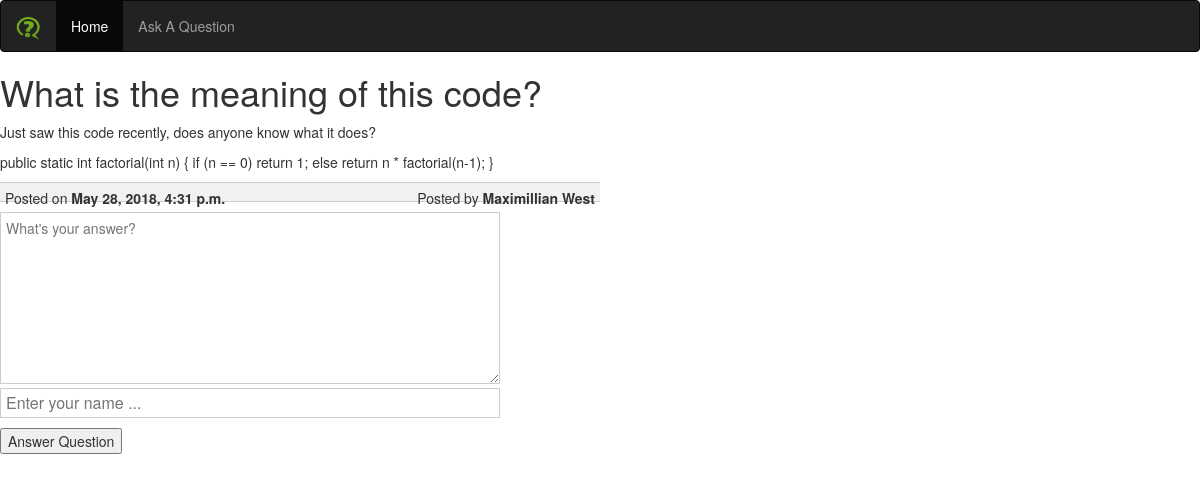
Page /question/1/what-is-the-meaning-of-this-code on the committed database.
### qa/models.py (models this page shows, shortened)
class Question(models.Model):
    qid = models.AutoField(primary_key=True)
    question_title = models.CharField(max_length=100)
    question_text = models.TextField(max_length=50000)
    date_posted = models.DateTimeField(auto_now_add=True)
    posted_by = models.TextField(max_length=20)
    slug = models.SlugField(max_length=40)

### qa/views.py (the view)
# urls.py: path('question/<int:qid>/<slug:qslug>', viewquestion),
def viewquestion(request, qid, qslug):
    context = {}
    question = Question.objects.get(qid=qid, slug=qslug)
    question_json = json.loads(serializers.serialize('json', [ question ]))[0]['fields']
    question_json['date_posted'] = question.date_posted
    question_json['qid'] = question.qid
    question_json['question_text'] = bleach.clean(markdown2.markdown(question_json['question_text']), tags=['p', 'pre','code', 'sup', 'strong', 'hr', 'sub', 'a'])
    context['question'] = question_json
    context['answers'] = []
    answers = Answer.objects.filter(qid=qid)
    for answer in answers:
        answer.answer_text = bleach.clean(markdown2.markdown(answer.answer_text), tags=['p', 'pre','code', 'sup', 'strong', 'hr', 'sub', 'a'])
        context['answers'].append(answer)
    return render(request, 'view-question.html', context)

### templates/view-question.html (shortened to what this page needs)
{% load static %}
<!DOCTYPE html>
<html lang="en" dir="ltr">
    <head>
        <link rel="stylesheet" href="{% static 'style.css' %}">
        <link rel="stylesheet" href="https://maxcdn.bootstrapcdn.com/bootstrap/3.3.7/css/bootstrap.min.css">
    </head>
    <body>
            <nav class="navbar navbar-inverse">
                    <div class="container-fluid">
                      <div class="navbar-header">
                        <a class="navbar-brand" href="/"><img src="{% static 'Q&A.png' %}" style="width: 25px; height: 25px;"></a>
                      </div>
                      <div class="collapse navbar-collapse" id="myNavbar">
                        <ul class="nav navbar-nav">
                          <li class="active"><a href="/">Home</a></li>
                          <li><a href="/ask-question">Ask A Question</a></li>
                        </ul>
                      </div>
                    </div>
                  </nav>
        <div class="content">
            <h1>{{ question.question_title }}</h1>
            <p>{{ question.question_text|safe }}</p>
            <p class="questiondetails"><span style="float: left">Posted on <strong>{{ question.date_posted }}</strong></span><span style="float: right">Posted by <strong>{{ question.posted_by }}</strong></span></p>
                <textarea name="answer" id="answer" rows="8" cols="80" placeholder="What's your answer?"></textarea><p />
                <input type="text" id="posted_by" name="posted_by" value="" autocomplete="off" placeholder="Enter your name ..."><p />
                <button name="answer_question" id="answer_question">Answer Question</button>
        </div>
    </body>
</html>

### static/style.css (style rules this page uses)
input[type="text"] { width: 500px; height: 30px; font-size: 16px; outline: none; padding: 0px 5px; border: 1px solid #CCC; }
input[type="submit"], button { font-size: 16px; }
textarea { width: 500px; font-size: 16px; padding: 5px; outline: none; border: 1px solid #CCC; }
.content { width: 50%; }
.questiondetails { background-color: #f1f1f1; border-top: 1px solid #CCC; border-bottom: 1px solid #CCC; padding: 5px; height: 20px; }

### rows in the picture
Question: question_title "What is the meaning of this code?", date_posted "May 28, 2018, 4:31 p.m.", posted_by "Maximillian West"

### other values in the picture
{{ question.question_text|safe }} "Just saw this code recently, does anyone know what it does? public static int factorial(int n) { if (n == 0) return 1; else return n * factorial(n-1); }"
